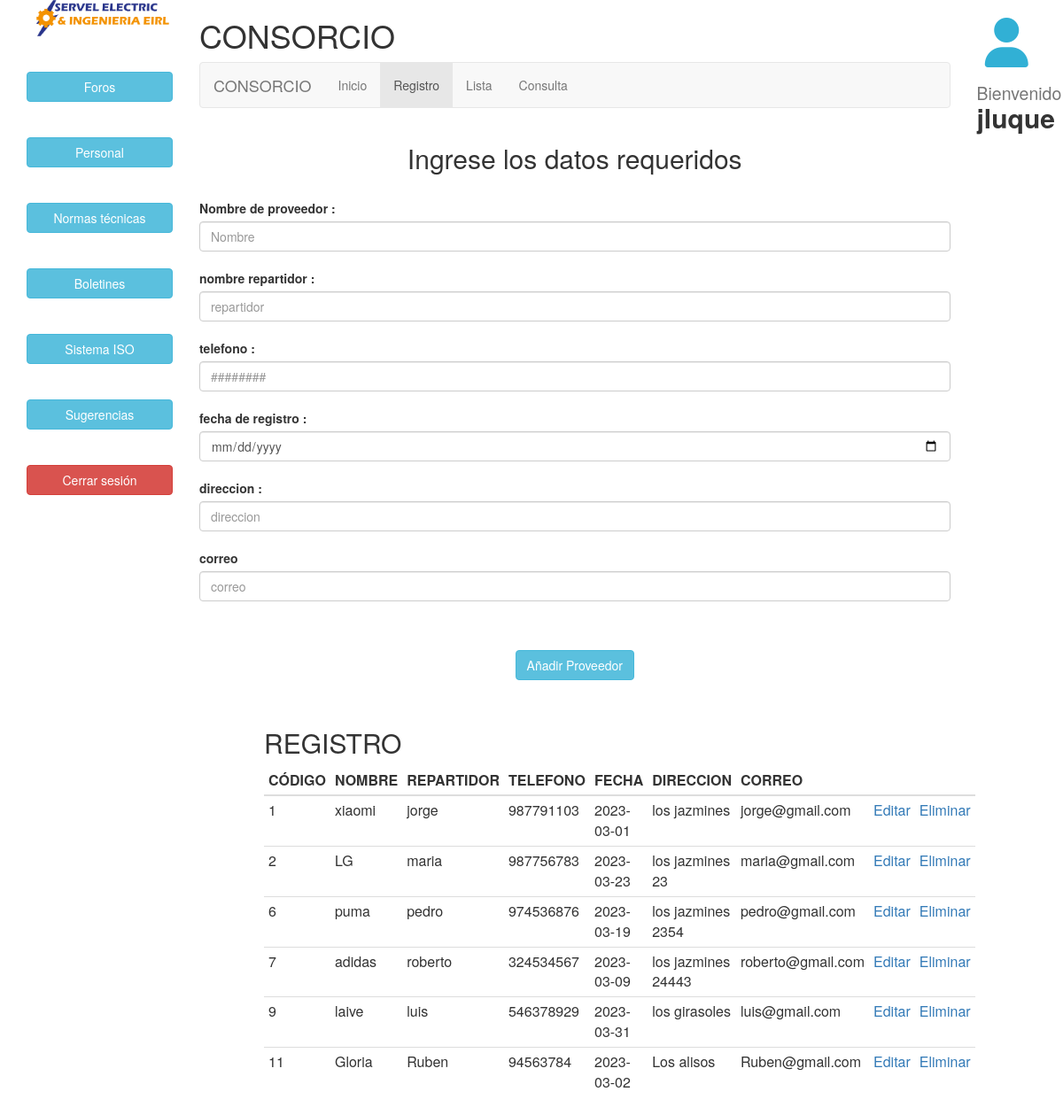
Page /proveedor.php (signed in) on the committed database.
### tables this page shows
CREATE TABLE `proveedor` (
  `codprov` int(11) NOT NULL,
  `nom` varchar(50) DEFAULT NULL,
  `rep` varchar(50) NOT NULL,
  `tel` int(9) NOT NULL,
  `freg` date NOT NULL,
  `dir` varchar(50) NOT NULL,
  `ema` varchar(50) NOT NULL
);

### proveedor.entidad.php (called while the page is built, shortened)
<?php
    class Proveedor
    {
        public function __GET($k){
            return $this->$k;
        }
        public function __SET($k,$v){
            return $this->$k = $v;
        }
    }
?>

### proveedor.model.php (called while the page is built, shortened)
<?php
    class ProveedorModel
    {
        private $pdo;
        public function __CONSTRUCT()
        {
            try
            {
                $this->pdo = new PDO('mysql:host=localhost;dbname=consorcio','root','');
                $this->pdo->setAttribute(PDO::ATTR_ERRMODE, PDO::ERRMODE_EXCEPTION);
            }
            catch(Exception $e)
            {
                die($e->getMessage());
            }
        }
        public function Listar(){
            try
            {
              $result = array();
              $stm = $this->pdo->prepare("SELECT * FROM proveedor");
              $stm->execute();
              foreach($stm->fetchAll(PDO::FETCH_OBJ) as $r)
                {
                  $alm = new proveedor();
                  $alm->__SET('codprov', $r->codprov);
                  $alm->__SET('nom', $r->nom);
                  $alm->__SET('rep', $r->rep);
                  $alm->__SET('tel', $r->tel);
                  $alm->__SET('freg', $r->freg);
                  $alm->__SET('dir', $r->dir);
                  $alm->__SET('ema', $r->ema);
                  $result[] = $alm;
                }
                return $result;
            }
            catch(Exception $e)
            {
              die($e->getMessage());
            }
        }
    }
?>

### proveedor.php (the view, shortened to what this page needs)
<?php
    if(isset($_SESSION['usuario'])){
?>
<?php
    require_once 'proveedor.entidad.php';
    require_once 'proveedor.model.php';
    $alm = new Proveedor();
    $model = new ProveedorModel();
?>
<html>
	<head>
		<link rel="stylesheet" href="css/bootstrap.min.css" />
	</head>
	<body>
        <div class="container">
           <div class="row">
                <div class="col-md-2">
                        <img src="INICIO/img/img-header/logo-servel-electric.png" class="img img-responsive"><br><br>
                        <a href="#" class="btn btn-info btn-block" role="button">Foros</a><br> <br>
                        <a href="#" class="btn btn-info btn-block" role="button">Personal</a><br><br>
                        <a href="#" class="btn btn-info btn-block" role="button">Normas técnicas</a><br> <br>
                        <a href="#" class="btn btn-info btn-block" role="button">Boletines</a><br> <br>
                        <a href="#" class="btn btn-info btn-block" role="button">Sistema ISO</a> <br><br>
                        <a href="#" class="btn btn-info btn-block" role="button">Sugerencias</a> <br><br>
                        <a href="logout.php" class="btn btn-danger btn-block" role="button">Cerrar sesión</a> <br>
                </div>
                <div class="col-md-9">
                    <h1>CONSORCIO</h1>
                   <nav class="navbar navbar-default">
                        <div class="container-fluid">
                            <div class="navbar-header">
                                <a class="navbar-brand" href="#">CONSORCIO</a>
                            </div>
                                <ul class="nav navbar-nav">
                                <li><a href="panel.php">Inicio</a></li>
                                <li class="active"><a href="registro.php">Registro</a></li>
                                <li><a href="lista.php">Lista</a></li>
                                <li><a href="consulta.php">Consulta</a></li>
                            </ul>
                        </div>
                    </nav>
                    <div class="row">
                        <div class="col-md-12">
                            <form action="?action=<?php echo $alm->codprov ?'actualizar' : 'registrar'; ?>" method="post" role="form" enctype="multipart/form-data">
                                <center><h2>Ingrese los datos requeridos</h2></center>
                                <fieldset class="form-group">
                                      value="<?php echo $alm->__GET('codprov'); ?>"><br>
                                    <label for="nom" >Nombre de proveedor :</label>
                                    <input type="text" name="nom" placeholder="Nombre "
                                    required size="50" class="form-control"
                                    value="<?php echo $alm->__GET('nom'); ?>"><br>
                                    <label for="nom" >nombre repartidor :</label>
                                    <input type="text" name="rep" placeholder="repartidor"
                                    required size="50" class="form-control"
                                     value="<?php echo $alm->__GET('rep'); ?>"><br>
                                    <label for="nom" >telefono :</label>
                                    <input type="text" name="tel" placeholder="########"
                                    required size="50" class="form-control"
                                    value="<?php echo $alm->__GET('tel'); ?>"><br>
                                    <label for="nom" >fecha de registro :</label>
                                    <input type="date" name="freg" placeholder="fecha de registro"
                                    required size="50" class="form-control"
                                    value="<?php echo $alm->__GET('freg'); ?>"><br>
                                    <label for="nom" >direccion :</label>
                                    <input type="text" name="dir" placeholder="direccion"
                                    required size="50" class="form-control"
                                    value="<?php echo $alm->__GET('dir'); ?>"><br>
                                    <label for="nom" >correo</label>
                                    <input type="email" name="ema" placeholder="correo"
                                    required size="50" class="form-control"
                                    value="<?php echo $alm->__GET('ema'); ?>"><br>
                                    <br>
                                </fieldset>
                                 <center>
                                     <input type="submit" value="Añadir Proveedor" class="btn btn-info"><br><br>
                                 </center>
                            </form>
                        </div>
                    </div>
                    <div class="row">
                        <div class="col-md-1"></div>
                        <div class="col-md-10">
                            <header>
                                <h2>REGISTRO</h2>
                            </header>
                            <table class="table table-condensed">
                                <thead>
                                    <tr>
                                        <th>CÓDIGO</th>
                                        <th>NOMBRE</th>
                                        <th>REPARTIDOR</th>
                                        <th>TELEFONO</th>
                                        <th>FECHA</th>
                                        <th>DIRECCION</th>
                                        <th>CORREO</th>
                                        <th></th>
                                        <th></th>
                                    </tr>
                                </thead>
                                <?php foreach($model->Listar() as $r): ?>
                                <tr>
                                    <td><?php echo $r->__GET('codprov'); ?></td>
                                    <td><?php echo $r->__GET('nom'); ?></td>
                                    <td><?php echo $r->__GET('rep'); ?></td>
                                    <td><?php echo $r->__GET('tel'); ?></td>
                                    <td><?php echo $r->__GET('freg'); ?></td>
                                    <td><?php echo $r->__GET('dir'); ?></td>
                                    <td><?php echo $r->__GET('ema'); ?></td>
                                    <td>
                                        <a href="?action=editar&codprov=<?php echo $r->codprov; ?>">Editar</a>
                                    </td>
                                    <td>
                                        <a href="?action=eliminar&codprov=<?php echo $r->codprov; ?>">Eliminar</a>
                                    </td>
                                </tr>
                                <?php endforeach; ?>
                            </table>
                        </div>
                        <div class="col-md-1"></div>
                    </div>
                </div>
                <div class="col-md-1 text-center">
                <i class="fa-solid fa-user fa-4x fa-flip" style="margin-top:20px; color: #31B0D5;"></i>
                    <header>
                        <h2><small>Bienvenido </small><b><?php echo $_SESSION['usuario']; ?></b></h2>
					</header>
                </div>
            </div>
        </div>
	</body>
</html>
<?php
}
else{
echo '<script>window.location="iniciar.php"; </script>';
}
?>

### rows in the picture
proveedor: __GET "1", __GET "xiaomi", __GET "jorge", __GET "987791103", __GET "2023-03-01", __GET "los jazmines", __GET "jorge@gmail.com"
proveedor: __GET "2", __GET "LG", __GET "maria", __GET "987756783", __GET "2023-03-23", __GET "los jazmines 23", __GET "maria@gmail.com"
proveedor: __GET "6", __GET "puma", __GET "pedro", __GET "974536876", __GET "2023-03-19", __GET "los jazmines 2354", __GET "pedro@gmail.com"
proveedor: __GET "7", __GET "adidas", __GET "roberto", __GET "324534567", __GET "2023-03-09", __GET "los jazmines 24443", __GET "roberto@gmail.com"
proveedor: __GET "9", __GET "laive", __GET "luis", __GET "546378929", __GET "2023-03-31", __GET "los girasoles", __GET "luis@gmail.com"
proveedor: __GET "11", __GET "Gloria", __GET "Ruben", __GET "94563784", __GET "2023-03-02", __GET "Los alisos", __GET "Ruben@gmail.com"

### other values in the picture
$_SESSION['usuario'] "jluque"
